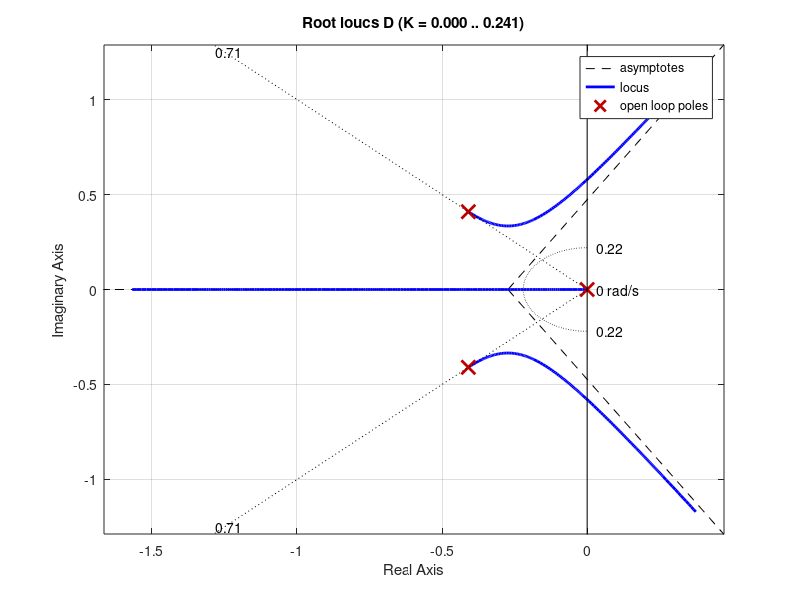
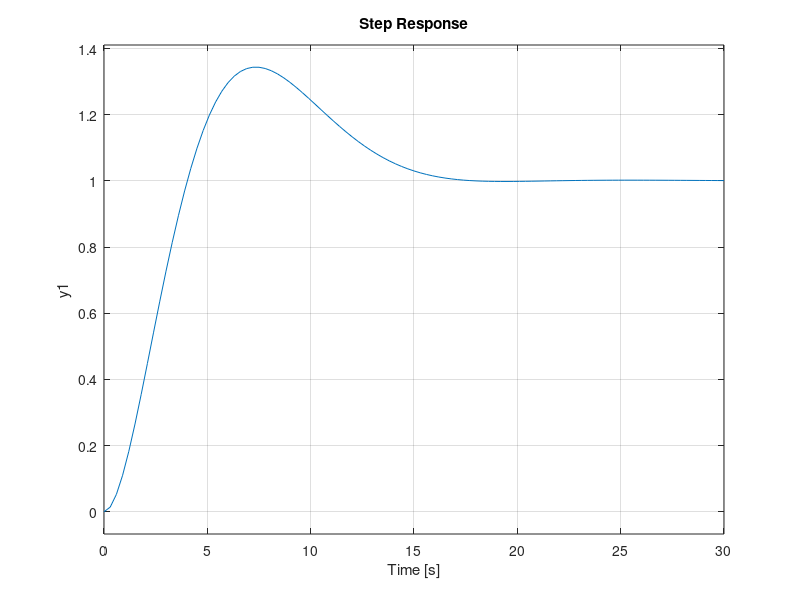

These figures' MATLAB source, in order: (Note: this script raises an error after producing the figures.)
m1 = 0.35;     % Mass of the ball, kg
m2 = 2.0;      % Mass of the beam, kg
ell = 0.5;    % Length of the beam, m
g = 9.8;       % Gravity, m/s**2
ze = ell/2;
C1 = 3 / (m2*ell^2+3*m1*ze^2);

tr = 1;
h = .707;
Wn = 2.2 / tr;
kd = 2*h*Wn/C1/ell;
kp = Wn^2/(C1*ell);

tr_z = 3.8*tr; % for 8f
h_z = .707;
Wn_z = 2.2/tr_z;
kd_z = -2*h_z*Wn_z/g;
kp_z = -Wn_z^2/g;

nD = -g;
dD = [1 -kd_z*g -kp_z*g 0];
D = -tf(nD,dD);

figure(1); clf;
hold on
rlocus(D);
sgrid(.707,[.22 100]);
hold off
%%
ki = -.005;

nG = [-kp_z*g -ki*g];
dG = [1 -kd_z*g -kp_z*g -ki*g];
sys = tf(nG,dG);

figure(2)
step(sys);
%%
nF = kp;
dF = [m (b+kd) (k+kp)];
F = tf(nF,dF);

figure(3)
step(F);